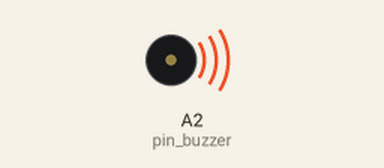
The sketch below on a simulated nRF52 board. On the bench: buzzer (waves = sounding).

Above: at 13.7 s.
At 22.15 s:
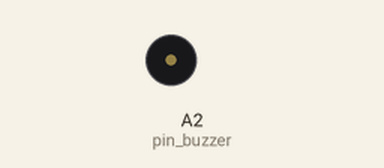
Timing chart, 0 to 22.8 s (numbered marks = the images above):
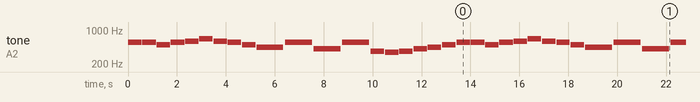

The sketch:

ukraine.ino
```cpp
// Arnaud arnaud@repaircafe-orsay.org

#include <Arduino.h>

#ifdef USE_TINYUSB
// For Serial when selecting TinyUSB.  Can't include in the core because Arduino IDE
// will not link in libraries called from the core.  Instead, add the header to all
// the standard libraries in the hope it will still catch some user cases where they
// use these libraries.
// See https://github.com/earlephilhower/arduino-pico/issues/167#issuecomment-848622174
#include <Adafruit_TinyUSB.h>
#endif

// pin_buzzer should be defined by the supported variant e.g CPlay Bluefruit or CLUE.
// Otherwise please define the pin you would like to use for tone output
#ifndef PIN_BUZZER
#define PIN_BUZZER    A0
#endif

uint8_t const pin_buzzer = 16;

// A few music note frequencies as defined in this tone example:
//   https://www.arduino.cc/en/Tutorial/toneMelody
#define NOTE_C4  262
#define NOTE_CS4 277
#define NOTE_D4  294
#define NOTE_DS4 311
#define NOTE_E4  330
#define NOTE_F4  349
#define NOTE_FS4 370
#define NOTE_G4  392
#define NOTE_GS4 415
#define NOTE_A4  440
#define NOTE_AS4 466
#define NOTE_B4  494
#define NOTE_C5  523
#define NOTE_CS5 554
#define NOTE_D5  587
#define NOTE_DS5 622
#define NOTE_E5  659
#define NOTE_F5  698
#define NOTE_FS5 740
#define NOTE_G5  784
#define NOTE_GS5 831
#define NOTE_A5  880
#define NOTE_AS5 932
#define NOTE_B5  988

// Define note durations.  You only need to adjust the whole note
// time and other notes will be subdivided from it directly.
#define WHOLE         2200       // Length of time in milliseconds of a whole note (i.e. a full bar).
#define HALF          WHOLE/2
#define QUARTER       HALF/2
#define EIGHTH        QUARTER/2
#define EIGHTH_TRIPLE QUARTER/3
#define SIXTEENTH     EIGHTH/2

// Play a note of the specified frequency and for the specified duration.
// Hold is an optional bool that specifies if this note should be held a
// little longer, i.e. for eighth notes that are tied together.
// While waiting for a note to play the waitBreath delay function is used
// so breath detection and pixel animation continues to run.  No tones
// will play if the slide switch is in the -/off position or all the
// candles have been blown out.
void playNote(int frequency, int duration, bool hold = false, bool measure = true) {
  (void) measure;

  if (hold) {
    // For a note that's held play it a little longer than the specified duration
    // so it blends into the next tone (but there's still a small delay to
    // hear the next note).
    tone(pin_buzzer, frequency, duration + duration / 32);
  } else {
    // For a note that isn't held just play it for the specified duration.
    tone(pin_buzzer, frequency, duration);
  }

  delay(duration + duration / 16);
}

// Song to play when the candles are blown out.
void celebrateSong() {
  // Play a little charge melody, from:
  //  https://en.wikipedia.org/wiki/Charge_(fanfare)
  // Note the explicit boolean parameters in particular the measure=false
  // at the end.  This means the notes will play without any breath measurement
  // logic.  Without this false value playNote will try to keep waiting for candles
  // to blow out during the celebration song!
  playNote(NOTE_CS5, QUARTER, true, false);
  playNote(NOTE_CS5, QUARTER, true, false);
  playNote(NOTE_B4, QUARTER, false, false);
  playNote(NOTE_CS5, QUARTER, true, false);
  playNote(NOTE_D5, QUARTER, false);
  playNote(NOTE_E5, QUARTER, false);
  playNote(NOTE_D5, QUARTER, false);
    playNote(NOTE_CS5, QUARTER, false);
      playNote(NOTE_B4, QUARTER, false);

      playNote(NOTE_A4, HALF, false);
            playNote(NOTE_CS5, HALF, false);
                 playNote(NOTE_GS4, HALF, false);
                        playNote(NOTE_CS5, HALF, false);
                             playNote(NOTE_FS4, QUARTER, false);
                               playNote(NOTE_F4, QUARTER, false);
                             playNote(NOTE_FS4, QUARTER, false);
                  playNote(NOTE_GS4, QUARTER, false);

                          playNote(NOTE_A4, QUARTER, false);
                                  playNote(NOTE_B4, QUARTER, false);


}

void setup() {
  // Initialize serial output and Circuit Playground library.
  Serial.begin(115200);

  pinMode(pin_buzzer, OUTPUT);
  digitalWrite(pin_buzzer, LOW);
  celebrateSong();
}

void loop() {
  // Play happy birthday tune, from:
  //  http://www.irish-folk-songs.com/happy-birthday-tin-whistle-sheet-music.html#.WXFJMtPytBw
  // Inside each playNote call it will play a note and drive the NeoPixel animation
  // and check for a breath against the sound sensor.  Once all the candles are blown out
  // the playNote calls will stop playing music.

  celebrateSong();

  // One second pause before repeating the loop and playing
  delay(1000);
}
```

Measured:
- by itself, tone on A2 (pin_buzzer): plays 554 Hz for 0.57 s, 554 Hz for 0.57 s, 494 Hz for 0.55 s, 554 Hz for 0.57 s, 587 Hz for 0.55 s, 659 Hz for 0.55 s … (173 notes in this stretch)
